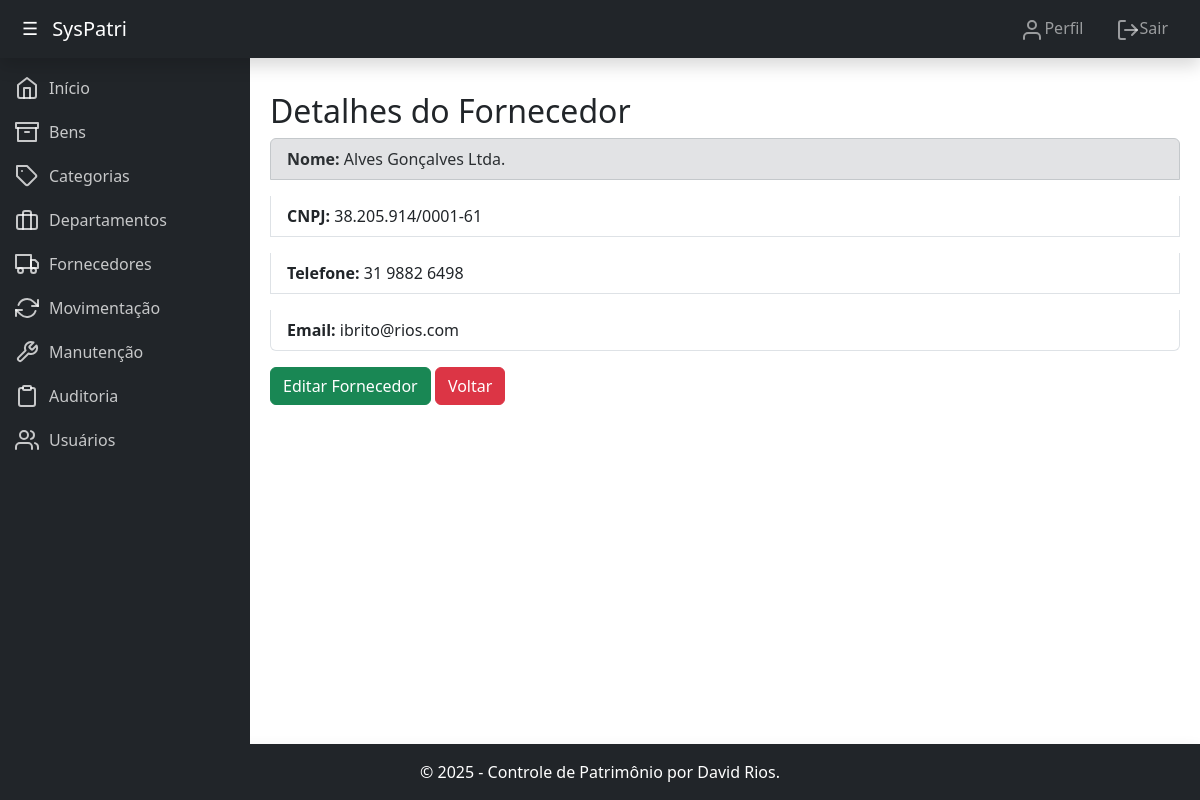
Page /patrimonio/fornecedores/detalhes/30/ (signed in) on the committed database.
### patrimonio/models.py (models this page shows, shortened)
class Fornecedor(models.Model):
    nome = models.CharField(max_length=100, verbose_name="Nome")
    cnpj = models.CharField(max_length=18, unique=True, verbose_name="CNPJ")
    telefone = models.CharField(max_length=20, blank=True, null=True, verbose_name="Telefone")
    email = models.EmailField(blank=True, null=True, verbose_name="E-mail")
    class Meta:
        verbose_name = "Fornecedor"
        verbose_name_plural = "Fornecedores"

### patrimonio/views.py (the view)
# urls.py: path('fornecedores/detalhes/<int:pk>/', views.detalhes_fornecedor, name='detalhes_fornecedor'),
@login_required
def detalhes_fornecedor(request, pk):
    fornecedor = get_object_or_404(Fornecedor, pk=pk)
    return render(request, 'detalhes_fornecedor.html', {'fornecedor': fornecedor})

### patrimonio/templates/detalhes_fornecedor.html (shortened to what this page needs)
{% extends 'base.html' %}
{% block content %}
    <h2>Detalhes do Fornecedor</h2>
    <ul class="list-group">
        <p class="list-group-item list-group-item-secondary"><strong>Nome:</strong> {{ fornecedor.nome }}</p>
        <p class="list-group-item"><strong>CNPJ:</strong> {{ fornecedor.cnpj }}</p>
        <p class="list-group-item"><strong>Telefone:</strong> {{ fornecedor.telefone }}</p>
        <p class="list-group-item"><strong>Email:</strong> {{ fornecedor.email }}</p>
    </ul>
    <a class="btn btn-success" href="{% url 'atualizar_fornecedor' fornecedor.pk %}">Editar Fornecedor</a>
    <a class="btn btn-danger" href="{% url 'listar_fornecedores' %}">Voltar</a>
{% endblock %}

### rows in the picture
Fornecedor: nome "Alves Gonçalves Ltda.", cnpj "38.205.914/0001-61", telefone "31 9882 6498", email "ibrito@rios.com"
